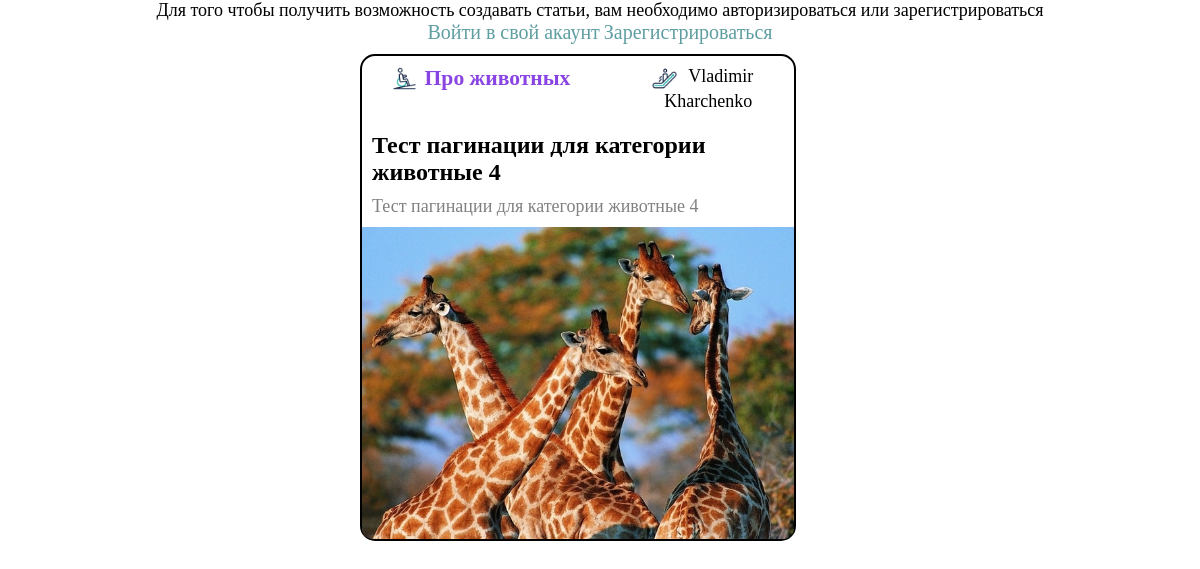
/blog/articles/article.php?id=26, run on the app's committed database.
### tables this page shows
CREATE TABLE `post` (
  `id` int NOT NULL,
  `active` tinyint(1) NOT NULL,
  `title` varchar(255) NOT NULL,
  `content` text NOT NULL,
  `category_id` int NOT NULL,
  `author_id` int NOT NULL,
  `date` timestamp NOT NULL DEFAULT CURRENT_TIMESTAMP,
  `description` varchar(255) NOT NULL,
  `link_image` char(255) NOT NULL
);

CREATE TABLE `categories` (
  `id` int NOT NULL,
  `code` int NOT NULL,
  `categories_image` char(255) NOT NULL,
  `name` char(30) NOT NULL
);

CREATE TABLE `authors` (
  `id` int NOT NULL,
  `login` char(12) NOT NULL,
  `password` char(255) NOT NULL,
  `first_name` char(255) NOT NULL,
  `last_name` char(255) NOT NULL
);

### blog/articles/article.php (the view, shortened to what this page needs)
<?php
require_once $_SERVER['DOCUMENT_ROOT'] . '/backend/connection.php';
require_once $_SERVER['DOCUMENT_ROOT'] . '/frontend/header.php';
if (!empty($_SESSION['login'])) {
    $linkAddArticles = "
    <p><span>${_SESSION['first_name']} ${_SESSION['last_name']}</span> если вы хотите добавить свою статью, то нажмите по ссылке ниже</p>
    <a href='../add/'>Добавить статью</a>
    <a href='/'>На главную страницу</a><br>
    <a href='/reg/logout.php?do=exit'>Выйти из акааунта</a>
    <br>
    ";
} else {
    $linkAddArticles = "
    <p>Для того чтобы получить возможность создавать статьи, вам необходимо авторизироваться или зарегистрироваться</p>
    <a href='/reg'>Войти в свой акаунт</a>
    <a href='/reg/reg.php'>Зарегистрироваться</a><br>
    ";
}
if (!empty($_GET['id'])) {
    $result = $mysqli->query('SELECT post.id, title, content, date, description, link_image, categories.name, categories.categories_image,
    authors.first_name, authors.last_name FROM post
    JOIN categories ON post.category_id = categories.id
    JOIN authors ON post.author_id = authors.id WHERE post.id =' . $_GET['id']);
    $row = mysqli_fetch_assoc($result);
    echo $linkAddArticles;
    echo "
    <div class='content'>
    <div class='blog_item'>
        <div class='item_head'>
            <div class='item_chapter'>
                <img src='icon/${row['categories_image']}' alt='img_chapter'>
                <p><span>${row['name']}</span></p>
            </div>
            <div class='item_author'>
                <img src='icon/2.png' alt='img_author'>
                <p>${row['first_name']} ${row['last_name']}</p>
            </div>
        </div>
        <div class='item_name'>
        <h1>${row['title']}</h1>
        </div>
        <div class='item_desc'>
            <h2>
    ${row['content']}
            </h2>
        </div>
        <div class='item_img'>
        <img class='img' src='img/${row['link_image']}' alt=''>
    </div>
    </div>
    </div>
    ";
} else {
            header('Location: /articles/');
        }
require_once $_SERVER['DOCUMENT_ROOT'] . '/frontend/footer.php';
?>

### blog/frontend/css/style.css (style rules this page uses)
* { padding: 0px; margin: 0px; text-align: center; }
a { font-size: 20px; text-decoration: none; color: cadetblue; }
p { font-size: 18px; }
span { color: #8a44e3; font-weight: 700; font-size: larger; }
h1 { font-size: 24px; text-align: left; }
h2 { font-size: 18px; text-align: left; color: gray; font-weight: 300; }
.content { width: 40%; margin: 10px auto 10px auto; text-align: center; }
.blog_item { width: 90%; border: 2px solid black; border-radius: 15px; }
.item_head { display: flex; justify-content: space-between; flex-direction: row; padding: 10px 30px 10px 30px; }
img { width: 25px; float: left; }
.item_chapter { width: 50%; }
.item_author { width: 30%; }
.item_name { margin-top: 10px; padding: 0px 10px 0px 10px; }
.item_desc { margin-top: 10px; margin-bottom: 10px; padding: 0px 10px 0px 10px; }
.item_img { border-bottom-left-radius: 10px; border-bottom-right-radius: 10px; height: 312px; }
.img { width: 100%; height: 312px; border-bottom-left-radius: 10px; border-bottom-right-radius: 10px; }

### data on the page
post: categories_image (picture), name "Про животных", first_name "Vladimir", last_name "Kharchenko", title "Тест пагинации для категории животные 4", content "Тест пагинации для категории животные 4", link_image (picture)
